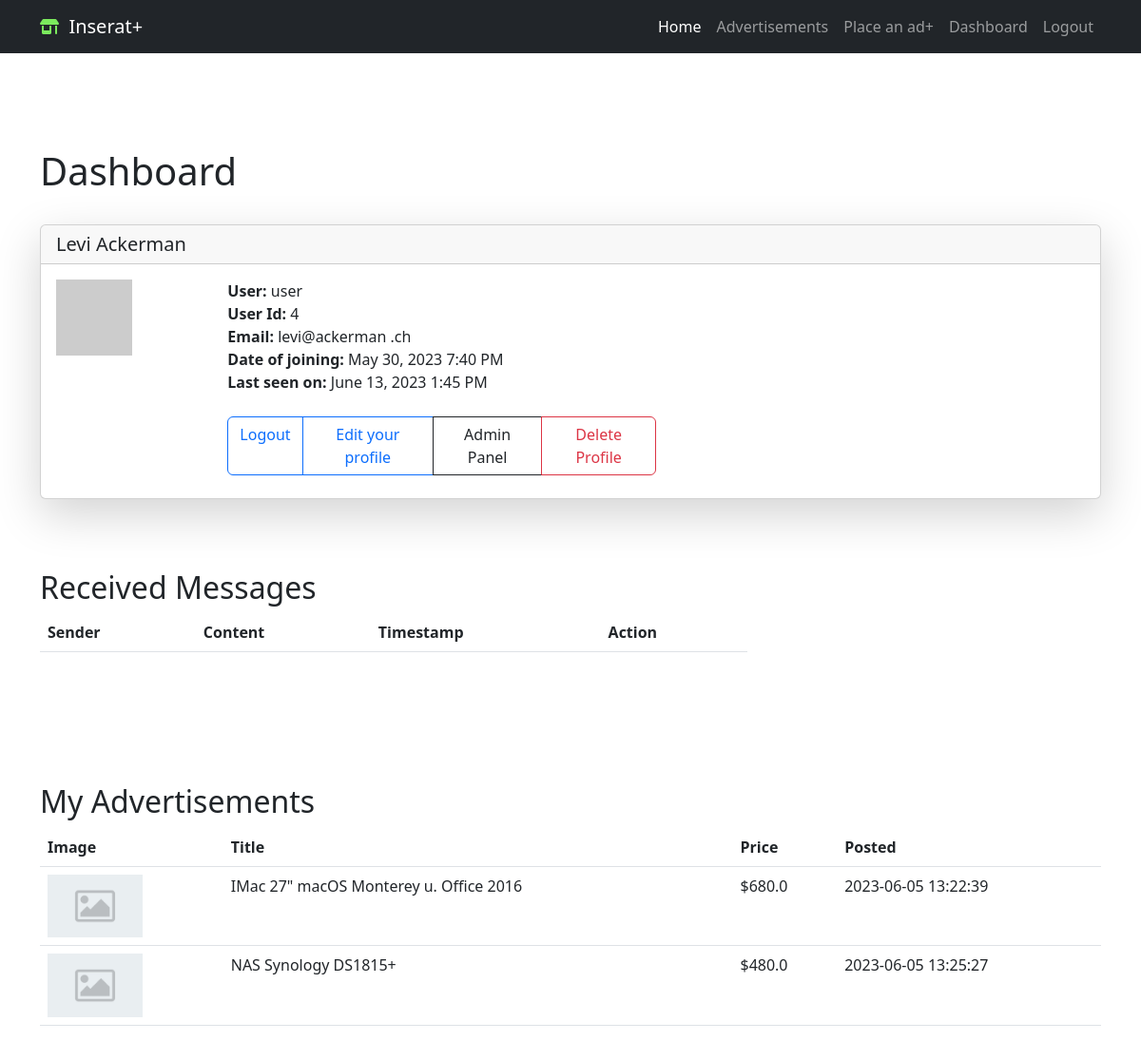
The app's page /user/user (signed in) with its own data.
### app/models/login.py (models this page shows, shortened)
class User(db.Model, UserMixin):
    id = db.Column(db.Integer, primary_key=True)
    first_name = db.Column(db.String(50), nullable=False)
    last_name = db.Column(db.String(50), nullable=False)
    username = db.Column(db.String(20), unique=True, nullable=False)
    email = db.Column(db.String(120), unique=True, nullable=False)
    password_hash = db.Column(db.String(128), nullable=False)
    user_adedd = db.Column(db.DateTime, default=datetime.utcnow)
    last_seen = db.Column(db.DateTime, default=datetime.utcnow)
    is_admin = db.Column(db.Boolean, default=False)
    is_blocked = db.Column(db.Boolean, default=False)  # registered users can be blocked from logging in
    advertisements = db.relationship('Advertisement', backref='user', lazy=True)
    def avatar(self, size):
        digest = md5(self.email.lower().encode('utf-8')).hexdigest()
        return 'https://www.gravatar.com/avatar/{}?d=identicon&s={}'.format(
            digest, size
            )

### app/models/advertisement.py (models this page shows, shortened)
class Advertisement(db.Model):
    id = db.Column(db.Integer, primary_key=True)
    title = db.Column(db.String(100), nullable=False)
    description = db.Column(db.Text, nullable=False)
    timestamp = db.Column(db.DateTime, default=datetime.utcnow)
    price = db.Column(db.Float)
    contact_info = db.Column(db.String(255))
    city_id = db.Column(db.Integer, db.ForeignKey('city.id'), nullable=False)
    zip_code = db.Column(db.Integer, nullable=False, index=True)
    category_id = db.Column(db.Integer, db.ForeignKey('category.id'), nullable=False)
    subcategory_id = db.Column(db.Integer, db.ForeignKey('subcategory.id'), nullable=True)
    user_id = db.Column(db.Integer, db.ForeignKey('user.id'), nullable=False)
    image_filename = db.Column(db.String(100))
    city = db.relationship('City', backref='advertisements')
    category = db.relationship('Category', backref='advertisements')
    subcategory = db.relationship('Subcategory', backref='advertisements')
    images = db.relationship('AdvertisementImage', backref='advertisement', lazy=True)

### app/routes.py (the view)
@app.route('/user/<username>')
@login_required
def user(username):
    user = User.query.filter_by(username=username).first_or_404()
    advertisements = Advertisement.query.filter_by(user_id=user.id).all()
    messages = Message.query.filter_by(recipient_id=current_user.id).all()
    return render_template('user.html', user=user, messages=messages,
                           advertisements=advertisements)

### app/models/controlpanel.py (called while the page is built)
@app.context_processor
def security_context_processor():
    return dict(
        admin_base_template=admin.base_template,
        admin_view=admin.index_view,
        h=admin_helpers,
        get_url=url_for
    )

### app/models/login.py (called while the page is built)
@login.user_loader
def load_user(id):
    return User.query.get(int(id))

### app/routes.py (called while the page is built)
@app.before_request
def before_request():
    if current_user.is_authenticated:
        formatted_time = datetime.utcnow().strftime("%d-%b-%Y %H:%M:%S")
        current_user.last_seen = datetime.strptime(formatted_time, "%d-%b-%Y %H:%M:%S")
        db.session.commit()

### app/templates/user.html (shortened to what this page needs)
{% extends "base.html" %}
{% block content %}
<div class="container custom-container ">
  <h1>Dashboard</h1><br/>
  <div class="card shadow-lg">
    <h5 class="card-header">
      {{ user.first_name }}  {{ user.last_name }}</h5>
    <div class="card-body">
      <div class="card-title">
        <div class="row  g-0">
          <div class="col-sm-2 ">
            <img src="{{ user.avatar(128) }}">
          </div>
               <div class="col-sm-5">
                <strong>User:</strong>
                {{ user.username }}<br/>
                <strong>User Id:</strong>
                {{ user.id }}<br/>
                <strong>Email:</strong>
                {{ user.email }}<br/>
                {% if user.user_adedd %}
                <strong>Date of joining:</strong>
                {{ moment(user.user_adedd).format('LLL') }}<br/>
                {% endif %}
                {% if user.last_seen %}
                <strong>Last seen on:</strong>
                {{ moment(user.last_seen).format('LLL') }}<br/>
                {% endif %}<br/>
                <form action="{{ url_for('delete_profile') }}" method="POST" onsubmit="return confirm('Are you sure you want to delete your profile?');">
                  <div class="btn-group" role="group" aria-label="Basic outlined example">
                    <a href="{{ url_for('logout') }}" class="btn btn-outline-primary" role="button">Logout</a>
                    <a href="{{ url_for('edit_profile') }}" class="btn btn-outline-primary" role="button">Edit your profile</a>
                      {% if current_user.is_admin %}
                      <a href="{{ url_for('admin.index') }}" class="btn btn-outline-dark" role="button">Admin Panel</a>
                      {% endif %}
                    <button type="submit" class="btn btn-outline-danger">Delete Profile</button>
                </form>
                </div>
             </div>
        </div>
      </div>
    </div>
  </div>
<br>
<div class="container custom-container">
  <h2>Received Messages</h2>
  <div class="col-md-8">
    <table class="table">
      <thead>
        <tr>
          <th>Sender</th>
          <th>Content</th>
          <th>Timestamp</th>
          <th>Action</th>
        </tr>
      </thead>
    </table>
  </div>
</div>
<br>
<br>
<br>
<div class="container custom-container ">
  <h2>My Advertisements</h2>
  <table class="table">
    <thead>
      <tr>
        <th>Image</th>
        <th>Title</th>
        <th>Price</th>
        <th>Posted</th>
      </tr>
    </thead>
    <tbody>
      {% for ad in advertisements %}
      <tr>
        <td>
          {% if ad.image_filename %}
            <img src="{{ url_for('static', filename='images/' + ad.image_filename) }}" alt="Advertisement Image" class="img-fluid" style="max-width: 100px; max-height: 100px;">
          {% else %}
            <img src="{{ url_for('static', filename='images/default_image.png') }}" alt="Default Image" class="img-fluid" style="max-width: 100px; max-height: 100px;">
          {% endif %}
        </td>
        <td>{{ ad.title }}</td>
        <td>${{ ad.price }}</td>
        <td>{{ ad.timestamp.strftime('%Y-%m-%d %H:%M:%S') }}</td>
      </tr>
      {% endfor %}
    </tbody>
  </table>
</div>
{% endblock %}

### app/templates/user.html (style rules this page uses)
.custom-container { margin-top: 50px; }

### records on screen
User: first_name "Levi", last_name "Ackerman", username "user", id "4", email "levi@ackerman .ch", user_adedd "May 30, 2023 7:40 PM", last_seen "June 13, 2023 1:45 PM"
Advertisement: title "IMac 27\" macOS Monterey u. Office 2016", price "680.0", timestamp "2023-06-05 13:22:39"
Advertisement: title "NAS Synology DS1815+", price "480.0", timestamp "2023-06-05 13:25:27"
